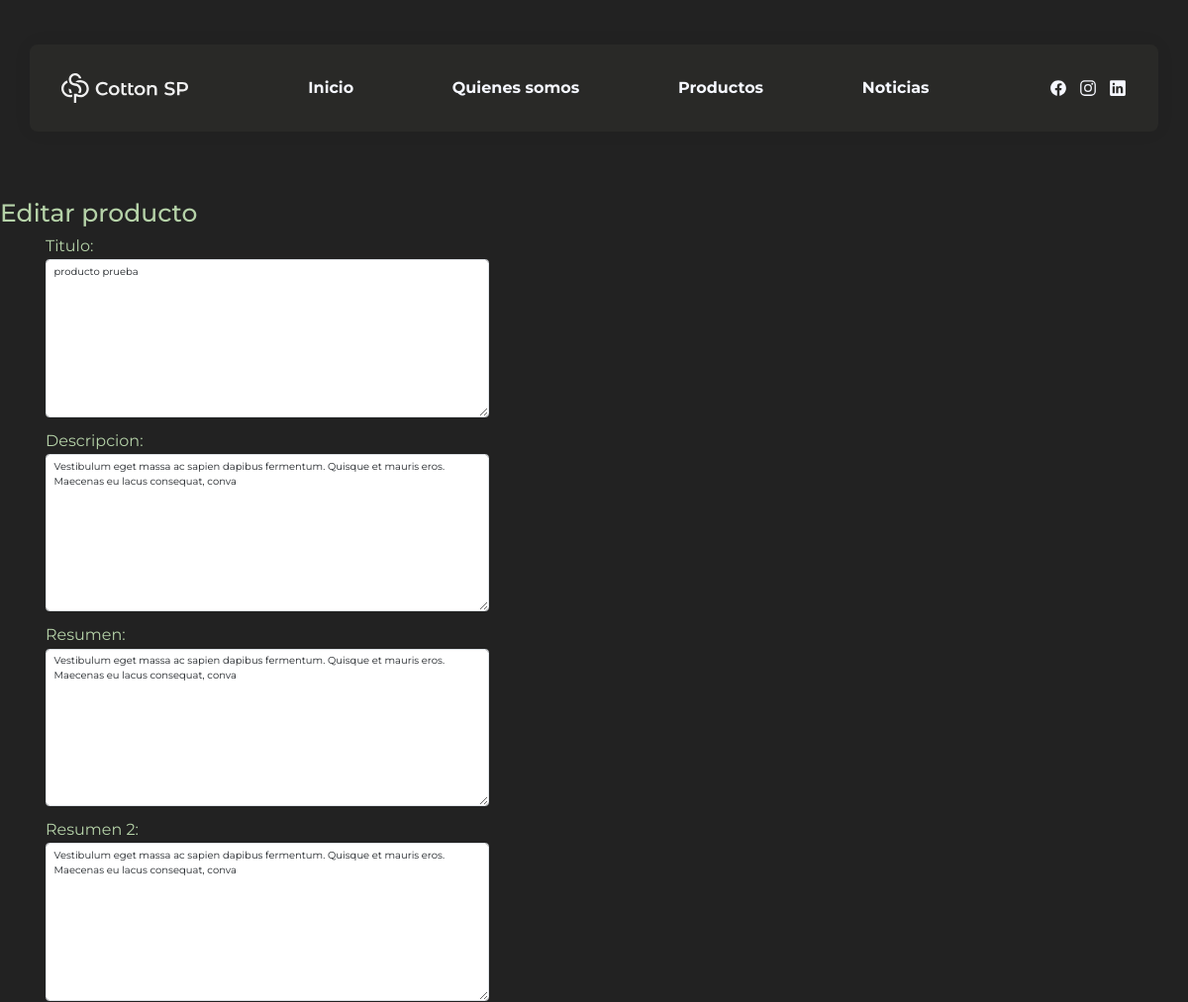
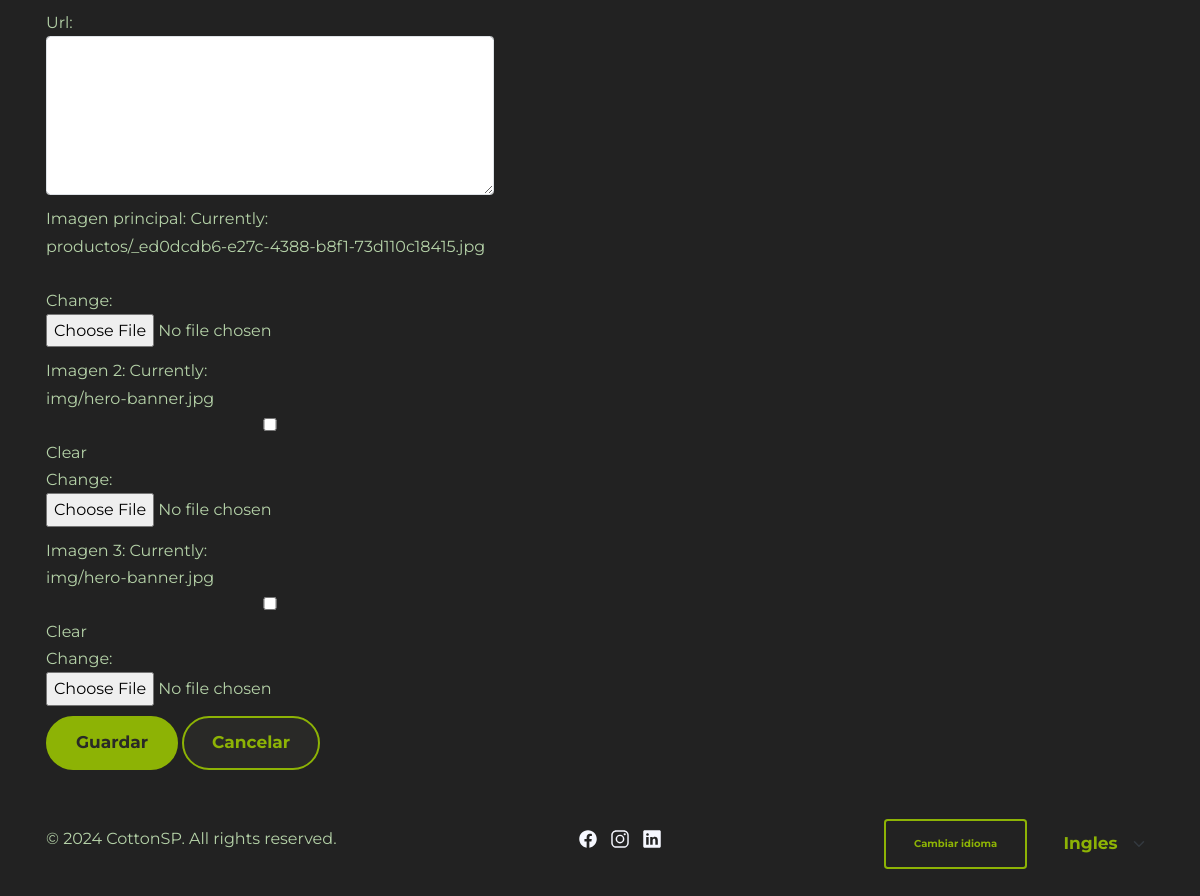
Screenshot of /productos/productos/editar/2/ (signed in) with the database file from the repository (2 pictures, top to bottom).
### apps/productos/models.py (models this page shows, shortened)
class Producto(models.Model):
    imagen_principal = models.ImageField(upload_to='productos/',blank=False,null=False)
    imagen_2 = models.ImageField(upload_to='productos/',blank=True,null=True,default='img/hero-banner.jpg')
    imagen_3 = models.ImageField(upload_to='productos/',blank=True,null=True,default='img/hero-banner.jpg')
    titulo = models.CharField(max_length=100)
    descripcion = models.TextField(max_length = 256)
    resumen = models.TextField(max_length = 256,blank = True)
    resumen_2 = models.TextField(max_length = 256,blank = True)
    url = models.URLField(blank = True,null = True)

### apps/productos/views.py (the view)
# urls.py: path('productos/editar/<int:producto_id>/', views.editar_producto, name='editar_producto'),
@login_required()
def editar_producto(request, producto_id):
    producto = get_object_or_404(Producto, pk=producto_id)
    if request.method == 'POST':
        form = ProductoForm(request.POST, request.FILES, instance=producto)
        if form.is_valid():
            form.save()
            return redirect('detalle_producto', producto_id=producto.id)
    else:
        form = ProductoForm(instance=producto)
    return render(request, 'productos/editar_producto.html', {'form': form, 'producto': producto})

### apps/productos/forms.py
class ProductoForm(forms.ModelForm):
    class Meta:
        model = Producto
        fields = ['titulo', 'descripcion', 'resumen', 'resumen_2', 'url', 'imagen_principal', 'imagen_2', 'imagen_3']
        widgets = {
            'descripcion': forms.Textarea(attrs={'class': 'form-control'}),
             'titulo': forms.Textarea(attrs={'class': 'form-control'}),
             'resumen': forms.Textarea(attrs={'class': 'form-control'}),
              'resumen_2': forms.Textarea(attrs={'class': 'form-control'}),
               'url': forms.Textarea(attrs={'class': 'form-control'}),
        }

### templates/productos/editar_producto.html (shortened to what this page needs)
{% extends 'base.html' %}
{% load static %}
{% block estilos %}
    <link rel="stylesheet" href='{% static "css/productos.css" %}'>
{% endblock estilos %}
{% block contenido %}
<section class="hero">
    <div class=" ">
<h1>Editar producto</h1>
<div class="container">
<form action="{% url 'editar_producto' producto.id %}" method="post" enctype="multipart/form-data">
  {{ form.as_p }}
  <button type="submit" class="btn btn-primary">Guardar</button>
  <a href="{% url 'detalle_producto' producto.id %}" class="btn btn-secondary">Cancelar</a>
</form>
</div>
</div>
</section>
{% endblock %}

### static/css/base.css (style rules this page uses)
:root { --bg-color: #292927; --white_a8: hsla(0, 0%, 0%, 0.08); --white_a12: hsla(0, 0%, 0%, 0.12); --cultured: #222222; --snow: #222222; --manatee: rgb(255, 255, 255); --black-coral: rgb(181, 210, 168); --cadet-blue-crayola_a20: hsla(42, 77%, 29%, 0.2); --cinnamon-satin: #8db305; --raisin-black: hsla(36, 86%, 86%, 1); --raisin-black_a6: hsla(36, 86%, 86%, 0.06); --gunmetal: hsla(34, 85%, 79%, 1); --charcoal: #F6F8FF; --CottonAC: #2FCBEB; --ff-manrope: 'Montserrat', sans-serif; --fs-1: calc(2.7rem + 1.38vw); --fs-2: calc(2.6rem + .66vw); --fs-3: calc(2.6rem + .24vw); --fs-4: 1.9rem; --fs-5: 1.8rem; --fs-6: 1.7rem; --fs-7: 1.5rem; --fs-8: 1.4rem; --fw-700: 700; --section-padding: 90px; --shadow-1: 0 0 20px hsla(216, 14%, 14%, 0.05); --shadow-2: 0 4px 28px hsla(216, 14%, 14%, 0.07); --radius-circle: 50%; --radius-pill: 100px; --radius-8: 8px; --radius-6: 6px; --transition-1: 0.25s ease; --transition-2: 0.5s ease; --transition-3: 0.3s ease-in-out; }
*, *::before, *::after { margin: 0; padding: 0; box-sizing: border-box; }
a, img, span, button, ion-icon { display: block; }
a { color: inherit; text-decoration: none; }
input, button, textarea { background: none; border: none; font: inherit; }
input, textarea { width: 100%; }
button { cursor: pointer; }
html { font-family: "Montserrat"; font-size: 10px; scroll-behavior: smooth; }
body { font-family: "Montserrat", sans-serif; background-color: #292927; color: var(--black-coral); font-size: 1.6rem; line-height: 1.7; }
.container { padding-inline: 16px; }
.btn { color: var(--cinnamon-satin); font-size: var(--fs-6); font-weight: var(--fw-700); border: 2px solid var(--cinnamon-satin); max-width: max-content; padding: 12px 28px; border-radius: var(--radius-pill); transition: var(--transition-1); will-change: transform; }
.btn-primary, .btn-secondary:is(:hover, :focus-visible) { background-color: var(--cinnamon-satin); color: var(--bg-color); }
.hero { padding-block-start: calc(var(--section-padding) + 50px); background-color: var(--cultured); }
.hero .container { display: grid; gap: 50px; }
.btn-secondary { background-color: #292927; }
@media (min-width: 575px) { .container { max-width: 540px; width: 100%; margin-inline: auto; } }
@media (min-width: 768px) { .container { max-width: 720px; } }
@media (min-width: 992px) { :root { --section-padding: 120px; } }
@media (min-width: 992px) { .container { max-width: 960px; } }
@media (min-width: 992px) { .hero { padding-block-start: calc(var(--section-padding) + 80px); } }
@media (min-width: 992px) { .hero .container { grid-template-columns: 0.8fr 1fr; align-items: center; gap: 100px; } }
@media (min-width: 1200px) { .container, .header { max-width: 1140px; } }

### static/css/productos.css (style rules this page uses)
body { background-color: #222222 !important; }

### rows the page displays
Producto: titulo "producto prueba", descripcion "Vestibulum eget massa ac sapien dapibus fermentum. Quisque et mauris eros. Maecenas eu lacus consequat, conva", resumen "Vestibulum eget massa ac sapien dapibus fermentum. Quisque et mauris eros. Maecenas eu lacus consequat, conva", resumen_2 "Vestibulum eget massa ac sapien dapibus fermentum. Quisque et mauris eros. Maecenas eu lacus consequat, conva"
